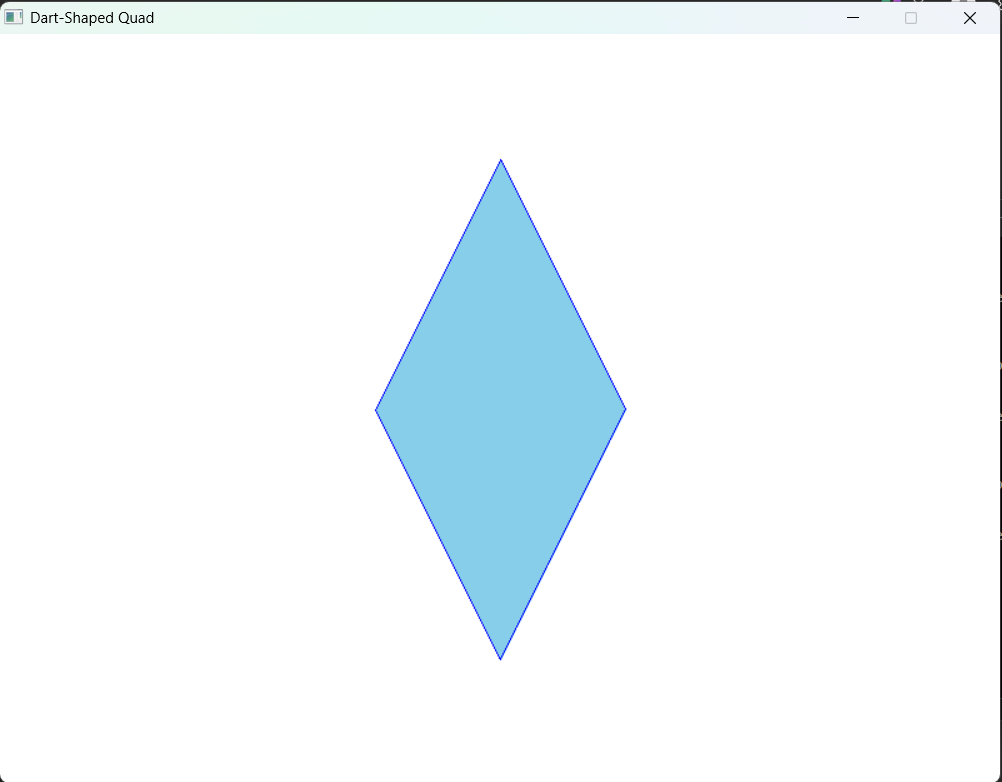

The script that saved this image:
import pygame
import sys

# Initialize Pygame
pygame.init()
screen = pygame.display.set_mode((800, 600))
pygame.display.set_caption("Dart-Shaped Quad")

# Colors
WHITE = (255, 255, 255)
BLUE = (0, 0, 255)
SKY_BLUE = (135, 206, 235)

# Dart-shaped quad (concave)
dart = [
    (400, 100),  # Top
    (500, 300),  # Right
    (400, 500),  # Bottom (reflex)
    (300, 300)   # Left
]

# Fill background
screen.fill(WHITE)

# Draw filled dart using two triangles
pygame.draw.polygon(screen, SKY_BLUE, [dart[0], dart[1], dart[2]])
pygame.draw.polygon(screen, SKY_BLUE, [dart[2], dart[3], dart[0]])

# Outline
pygame.draw.lines(screen, BLUE, True, dart, 2)

# Save the output as bitmap
pygame.image.save(screen, "draw_quad_on_bitmap.png")

pygame.display.flip()
pygame.time.wait(3000)
pygame.quit()
sys.exit()
